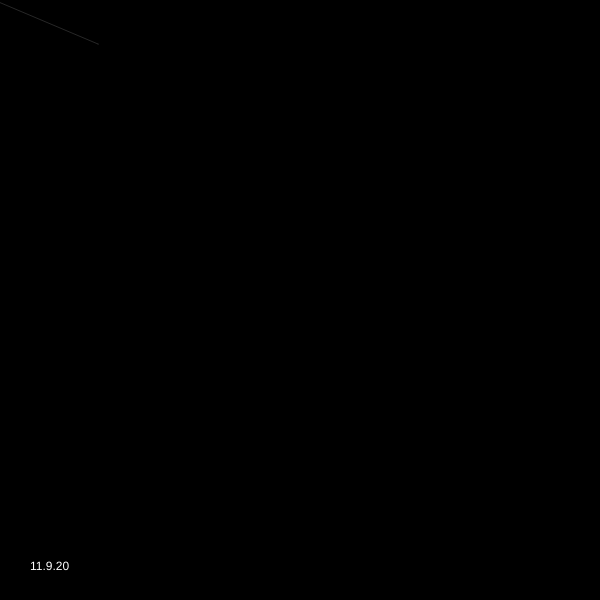
Frame 1 (no input)
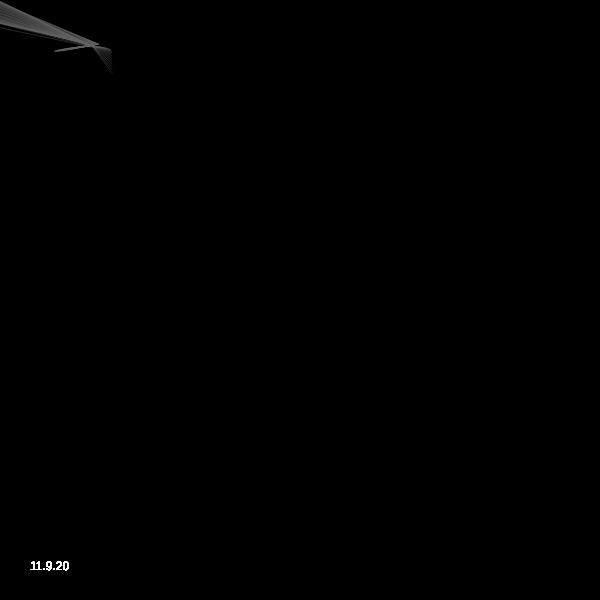
Frame 60 (no input)
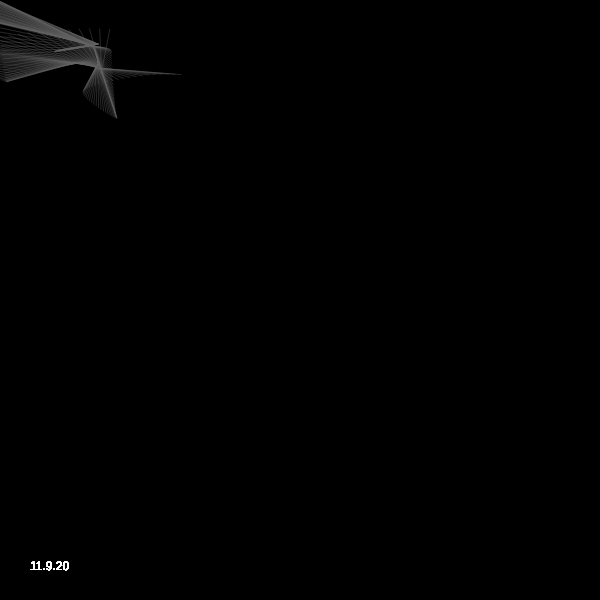
Frame 120 (the mouse pressed at the canvas centre since frame 60)

The p5.js sketch that drew these frames (run headless with seeded random() and noise() and a simulated clock; from frame 60 on, the mouse is pressed at the canvas centre):

// p5.js sketch
// ── sketch.js
var xoff1 = 200;
var xoff2 = 100;
var x;
var y;
var nx;
var ny;
var incr = 0.005;

function setup() {
  createCanvas(600, 600);
  x = map(noise(xoff1), 0, 1, -200, width+200);
  y = map(noise(xoff2), 0, 1, -200, height+200);
  background(0);
}

function draw() {
  stroke(100, 100);

  nx = map(noise(xoff1), 0, 1, -200, width+200);
  ny = map(noise(xoff2), 0, 1, -200, height+200);


  nx2 = map(noise(xoff1), 0, 1, -500, width+500);
  ny2 = map(noise(xoff2), 0, 1, -300, height+300);

  xoff1 += incr;
  xoff2 += incr;

  x = x +(nx-x)* incr;
  y = y +(ny-y)* incr;

  line(x,y,nx,ny);


  x = x +(nx-x)* incr;
  y = y +(ny-y)* incr;

  line(x,y,nx2,ny2);

  fill(255);
  noStroke();
  text("11.9.20", 30, height-30)
}
